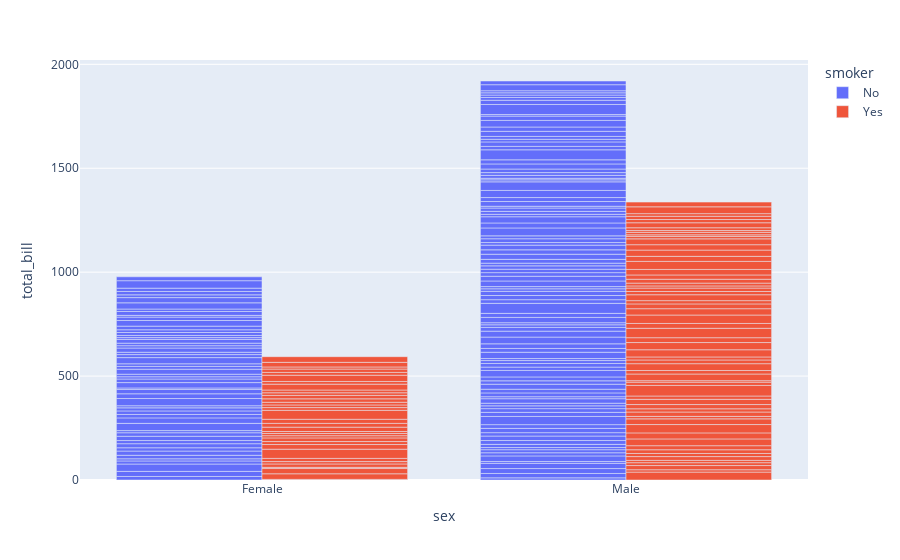

Write notebook code for a chart like this one.
### Code cell
import plotly.express as px

fig = px.bar(df1, x = 'sex', y = 'total_bill', color = 'smoker', barmode = 'group')
fig.show()

### Figure 1 — Plotly figure (JSON) as saved in the notebook; plotly's stock layout.template omitted (floating-point values rounded to 4 significant figures; data arrays with more than 128 entries replaced by an {"elided": "..."} marker saying what was removed)
{"data": [{"alignmentgroup": "True", "hovertemplate": "smoker=No<br>sex=%{x}<br>total_bill=%{y}<extra></extra>", "legendgroup": "No", "marker": {"color": "#636efa", "pattern": {"shape": ""}}, "name": "No", "offsetgroup": "No", "orientation": "v", "showlegend": true, "textposition": "auto", "type": "bar", "x": {"elided": "151 str values"}, "xaxis": "x", "y": {"elided": "151 float values"}, "yaxis": "y"}, {"alignmentgroup": "True", "hovertemplate": "smoker=Yes<br>sex=%{x}<br>total_bill=%{y}<extra></extra>", "legendgroup": "Yes", "marker": {"color": "#EF553B", "pattern": {"shape": ""}}, "name": "Yes", "offsetgroup": "Yes", "orientation": "v", "showlegend": true, "textposition": "auto", "type": "bar", "x": ["Male", "Male", "Male", "Male", "Male", "Male", "Female", "Male", "Female", "Female", "Male", "Male", "Male", "Male", "Female", "Female", "Male", "Male", "Male", "Male", "Female", "Female", "Female", "Female", "Male", "Male", "Male", "Female", "Male", "Female", "Female", "Female", "Male", "Male", "Male", "Male", "Male", "Male", "Male", "Male", "Female", "Male", "Male", "Male", "Male", "Male", "Male", "Female", "Male", "Female", "Male", "Male", "Female", "Male", "Male", "Male", "Male", "Female", "Female", "Male", "Male", "Female", "Female", "Female", "Male", "Female", "Male", "Male", "Male", "Female", "Male", "Male", "Female", "Female", "Female", "Male", "Male", "Male", "Female", "Male", "Female", "Male", "Male", "Female", "Female", "Female", "Male", "Male", "Male", "Male", "Male", "Female", "Male"], "xaxis": "x", "y": [38.01, 11.24, 20.29, 13.81, 11.02, 18.29, 3.07, 15.01, 26.86, 25.28, 17.92, 19.44, 32.68, 28.97, 5.75, 16.32, 40.17, 27.28, 12.03, 21.01, 11.35, 15.38, 44.3, 22.42, 15.36, 20.49, 25.21, 14.31, 16, 17.51, 10.59, 10.63, 50.81, 15.81, 7.25, 31.85, 16.82, 32.9, 17.89, 14.48, 9.6, 34.63, 34.65, 23.33, 45.35, 23.17, 40.55, 20.9, 30.46, 18.15, 23.1, 15.69, 19.81, 28.44, 15.48, 16.58, 10.34, 43.11, 13, 13.51, 18.71, 12.74, 13, 16.4, 20.53, 16.47, 26.59, 38.73, 24.27, 12.76, 30.06, 25.89, 13.27, 28.17, 12.9, 28.15, 11.59, 7.74, 30.14, 12.16, 13.42, 8.58, 13.42, 16.27, 10.09, 22.12, 24.01, 15.69, 15.53, 12.6, 32.83, 27.18, 22.67], "yaxis": "y"}], "layout": {"barmode": "group", "legend": {"title": {"text": "smoker"}, "tracegroupgap": 0}, "margin": {"t": 60}, "xaxis": {"anchor": "y", "domain": [0, 1], "title": {"text": "sex"}}, "yaxis": {"anchor": "x", "domain": [0, 1], "title": {"text": "total_bill"}}}}
